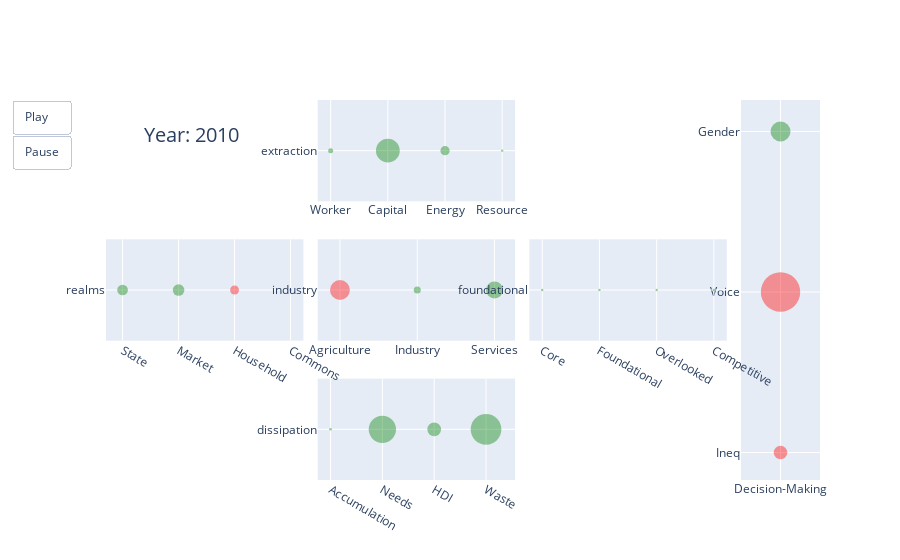

The notebook cell this image was saved under:
### Code cell
def draw_plot(country, year_number, fig):
    data_values = get_data_by_year(country, year_number)
    if not data_values:
        print("No data available for the specified country and year.")
        return

    # Unpacking the data
    (agriculture, industry, services, grosscapital, unemployed, wealth, gini, voice,
     femaleminister, lifeexpectancy, education, govconsum, marketcap, houseconsum,
     energy, mfootprint) = data_values

    all_sizes = [[unemployed, wealth, energy, 0.1], [govconsum, marketcap, houseconsum, 0.1],
                 [agriculture, industry, services],
                 [0.1, 0.1, 0.1, 0.1],
                 [grosscapital, lifeexpectancy, education, mfootprint]]
    side_sizes = [gini, voice, femaleminister]

    # Scaling factor for circle sizes
    scaling_factor = 350

    # Draw circles in main axes
    for ax_index, sizes in enumerate(all_sizes):
        row, col = determine_plotly_row_col(ax_index)
        for x, size in zip(all_x_coords[ax_index], sizes):
            color, alpha, radius = calculate_circle_properties(size)
            fig.add_trace(
                go.Scatter(
                    x=[x], y=[0.5], mode='markers',
                    marker=dict(color=color, size=radius * scaling_factor, opacity=alpha),
                ),
                row=row, col=col
            )
        # Set axis properties
        if col != 4:  # Check if it's not the side axis
            set_axis_properties(fig, row, col, all_x_coords[ax_index], all_x_axis_ticks[ax_index],
                                all_y_axis_ticks[ax_index])

    # Draw circles in side axis
    for y, size in zip(side_y_coords, side_sizes):
        color, alpha, radius = calculate_circle_properties(size)
        fig.add_trace(
            go.Scatter(
                x=[0.5],  # Constant x-coordinate for all circles in the side plot
                y=[y],  # Variable y-coordinate from side_y_coords
                mode='markers',
                marker=dict(color=color, size=radius * scaling_factor, opacity=alpha),
            ),
            row=1, col=4  # Spanning subplot in the fourth column
        )

    # Set side axis properties
    set_side_axis_properties(fig, 1, 4, side_y_coords,
                             all_side_ticks)  # Corrected for the spanning subplot in the second column

    return fig


fig = make_subplots(
    rows=3, cols=4,
    column_widths=[0.25, 0.25, 0.25, 0.1],  # Adjust these widths as needed
    specs=[
        [None, {"type": "scatter"}, None, {"type": "scatter", "rowspan": 3}],
        [{"type": "scatter"}, {"type": "scatter"}, {"type": "scatter"}, None],
        [None, {"type": "scatter"}, None, None]
    ],
    horizontal_spacing=0.02  # Adjust spacing between columns if needed
)

fig.add_annotation(
    dict(
        xref='paper',  # Position reference relative to the whole figure
        yref='paper',
        x=0.05,  # Adjust the position as needed
        y=0.95,  # Adjust the position as needed
        text='Year: 2010',  # Initial year
        showarrow=False,
        font=dict(size=20)  # Adjust font size as needed
    )
)

country_to_plot = 'Canada'  # Change to the country you want to plot

# Initialize the figure with the data for the first year
draw_plot(country_to_plot, 2010, fig)

# Create frames for each year from 2011 to 2015
frames = []
for year in range(2011, 2016):
    # Clear the existing data from the figure
    temp_fig = make_subplots(
        rows=3, cols=4,
        column_widths=[0.25, 0.25, 0.25, 0.1],  # Adjust these widths as needed
        specs=[
            [None, {"type": "scatter"}, None, {"type": "scatter", "rowspan": 3}],
            [{"type": "scatter"}, {"type": "scatter"}, {"type": "scatter"}, None],
            [None, {"type": "scatter"}, None, None]
        ],
        horizontal_spacing=0.02  # Adjust spacing between columns if needed
    )

    # Update temp_fig with the new data for the current year
    draw_plot(country_to_plot, year, temp_fig)

    # Create a new frame with the updated figure data
    frame = go.Frame(
        data=temp_fig.data,
        name=str(year),
        layout=dict(
            annotations=[
                dict(
                    xref='paper',
                    yref='paper',
                    x=0.05,  # Same position as initial annotation
                    y=0.95,  # Same position as initial annotation
                    text=f'Year: {year}',  # Update text with current year
                    showarrow=False,
                    font=dict(size=20)
                )
            ]
        )
    )
    frames.append(frame)

# Add frames to the figure
fig.frames = frames

# Add play and pause button
fig.update_layout(
    updatemenus=[
        dict(
            type="buttons",
            showactive=False,
            buttons=[
                dict(label="Play", method="animate", args=[None, {"frame": {"duration": 1000}}]),
                dict(label="Pause", method="animate", args=[[None], {"frame": {"duration": 0, "redraw": False}}])
            ]
        )
    ]
)

# Show the figure
fig.update_layout(showlegend=False)
fig.show()

### Figure 1 — Plotly figure (JSON) as saved in the notebook; plotly's stock layout.template omitted (floating-point values rounded to 4 significant figures)
{"data": [{"marker": {"color": "green", "opacity": 0.4, "size": 4.993}, "mode": "markers", "x": [0.125], "y": [0.5], "type": "scatter", "xaxis": "x", "yaxis": "y"}, {"marker": {"color": "green", "opacity": 0.4, "size": 23.82}, "mode": "markers", "x": [0.375], "y": [0.5], "type": "scatter", "xaxis": "x", "yaxis": "y"}, {"marker": {"color": "green", "opacity": 0.4, "size": 9.248}, "mode": "markers", "x": [0.625], "y": [0.5], "type": "scatter", "xaxis": "x", "yaxis": "y"}, {"marker": {"color": "green", "opacity": 0.4, "size": 2.333}, "mode": "markers", "x": [0.875], "y": [0.5], "type": "scatter", "xaxis": "x", "yaxis": "y"}, {"marker": {"color": "green", "opacity": 0.4, "size": 10.74}, "mode": "markers", "x": [0.125], "y": [0.5], "type": "scatter", "xaxis": "x3", "yaxis": "y3"}, {"marker": {"color": "green", "opacity": 0.4, "size": 11.67}, "mode": "markers", "x": [0.375], "y": [0.5], "type": "scatter", "xaxis": "x3", "yaxis": "y3"}, {"marker": {"color": "red", "opacity": 0.4, "size": 8.852}, "mode": "markers", "x": [0.625], "y": [0.5], "type": "scatter", "xaxis": "x3", "yaxis": "y3"}, {"marker": {"color": "green", "opacity": 0.4, "size": 2.333}, "mode": "markers", "x": [0.875], "y": [0.5], "type": "scatter", "xaxis": "x3", "yaxis": "y3"}, {"marker": {"color": "red", "opacity": 0.4, "size": 19.86}, "mode": "markers", "x": [0.25], "y": [0.5], "type": "scatter", "xaxis": "x4", "yaxis": "y4"}, {"marker": {"color": "green", "opacity": 0.4, "size": 7.029}, "mode": "markers", "x": [0.5], "y": [0.5], "type": "scatter", "xaxis": "x4", "yaxis": "y4"}, {"marker": {"color": "green", "opacity": 0.4, "size": 17.05}, "mode": "markers", "x": [0.75], "y": [0.5], "type": "scatter", "xaxis": "x4", "yaxis": "y4"}, {"marker": {"color": "green", "opacity": 0.4, "size": 2.333}, "mode": "markers", "x": [0.125], "y": [0.5], "type": "scatter", "xaxis": "x5", "yaxis": "y5"}, {"marker": {"color": "green", "opacity": 0.4, "size": 2.333}, "mode": "markers", "x": [0.375], "y": [0.5], "type": "scatter", "xaxis": "x5", "yaxis": "y5"}, {"marker": {"color": "green", "opacity": 0.4, "size": 2.333}, "mode": "markers", "x": [0.625], "y": [0.5], "type": "scatter", "xaxis": "x5", "yaxis": "y5"}, {"marker": {"color": "green", "opacity": 0.4, "size": 2.333}, "mode": "markers", "x": [0.875], "y": [0.5], "type": "scatter", "xaxis": "x5", "yaxis": "y5"}, {"marker": {"color": "green", "opacity": 0.4, "size": 2.533}, "mode": "markers", "x": [0.125], "y": [0.5], "type": "scatter", "xaxis": "x6", "yaxis": "y6"}, {"marker": {"color": "green", "opacity": 0.4, "size": 27.34}, "mode": "markers", "x": [0.375], "y": [0.5], "type": "scatter", "xaxis": "x6", "yaxis": "y6"}, {"marker": {"color": "green", "opacity": 0.4, "size": 13.71}, "mode": "markers", "x": [0.625], "y": [0.5], "type": "scatter", "xaxis": "x6", "yaxis": "y6"}, {"marker": {"color": "green", "opacity": 0.4, "size": 30.71}, "mode": "markers", "x": [0.875], "y": [0.5], "type": "scatter", "xaxis": "x6", "yaxis": "y6"}, {"marker": {"color": "red", "opacity": 0.4, "size": 13.53}, "mode": "markers", "x": [0.5], "y": [0.2], "type": "scatter", "xaxis": "x2", "yaxis": "y2"}, {"marker": {"color": "red", "opacity": 0.4, "size": 39.39}, "mode": "markers", "x": [0.5], "y": [0.5], "type": "scatter", "xaxis": "x2", "yaxis": "y2"}, {"marker": {"color": "green", "opacity": 0.4, "size": 19.97}, "mode": "markers", "x": [0.5], "y": [0.8], "type": "scatter", "xaxis": "x2", "yaxis": "y2"}], "layout": {"xaxis": {"anchor": "y", "domain": [0.2965, 0.5729], "tickvals": [0.125, 0.375, 0.625, 0.875], "ticktext": ["Worker", "Capital", "Energy", "Resource"]}, "yaxis": {"anchor": "x", "domain": [0.7333, 1.0], "range": [0.3, 0.7], "tickvals": [0.5], "ticktext": ["extraction"]}, "xaxis2": {"anchor": "y2", "domain": [0.8894, 1.0], "range": [0.3, 0.7], "tickvals": [0.5], "ticktext": ["Decision-Making"]}, "yaxis2": {"anchor": "x2", "domain": [0.0, 1.0], "tickvals": [0.2, 0.5, 0.8], "ticktext": ["Ineq", "Voice", "Gender"]}, "xaxis3": {"anchor": "y3", "domain": [0.0, 0.2765], "tickvals": [0.125, 0.375, 0.625, 0.875], "ticktext": ["State", "Market", "Household", "Commons"]}, "yaxis3": {"anchor": "x3", "domain": [0.3667, 0.6333], "range": [0.3, 0.7], "tickvals": [0.5], "ticktext": ["realms"]}, "xaxis4": {"anchor": "y4", "domain": [0.2965, 0.5729], "tickvals": [0.25, 0.5, 0.75], "ticktext": ["Agriculture", "Industry", "Services"]}, "yaxis4": {"anchor": "x4", "domain": [0.3667, 0.6333], "range": [0.3, 0.7], "tickvals": [0.5], "ticktext": ["industry"]}, "xaxis5": {"anchor": "y5", "domain": [0.5929, 0.8694], "tickvals": [0.125, 0.375, 0.625, 0.875], "ticktext": ["Core", "Foundational", "Overlooked", "Competitive"]}, "yaxis5": {"anchor": "x5", "domain": [0.3667, 0.6333], "range": [0.3, 0.7], "tickvals": [0.5], "ticktext": ["foundational"]}, "xaxis6": {"anchor": "y6", "domain": [0.2965, 0.5729], "tickvals": [0.125, 0.375, 0.625, 0.875], "ticktext": ["Accumulation", "Needs", "HDI", "Waste"]}, "yaxis6": {"anchor": "x6", "domain": [0.0, 0.2667], "range": [0.3, 0.7], "tickvals": [0.5], "ticktext": ["dissipation"]}, "annotations": [{"font": {"size": 20}, "showarrow": false, "text": "Year: 2010", "x": 0.05, "xref": "paper", "y": 0.95, "yref": "paper"}], "updatemenus": [{"buttons": [{"args": [null, {"frame": {"duration": 1000}}], "label": "Play", "method": "animate"}, {"args": [[null], {"frame": {"duration": 0, "redraw": false}}], "label": "Pause", "method": "animate"}], "showactive": false, "type": "buttons"}], "showlegend": false}}
